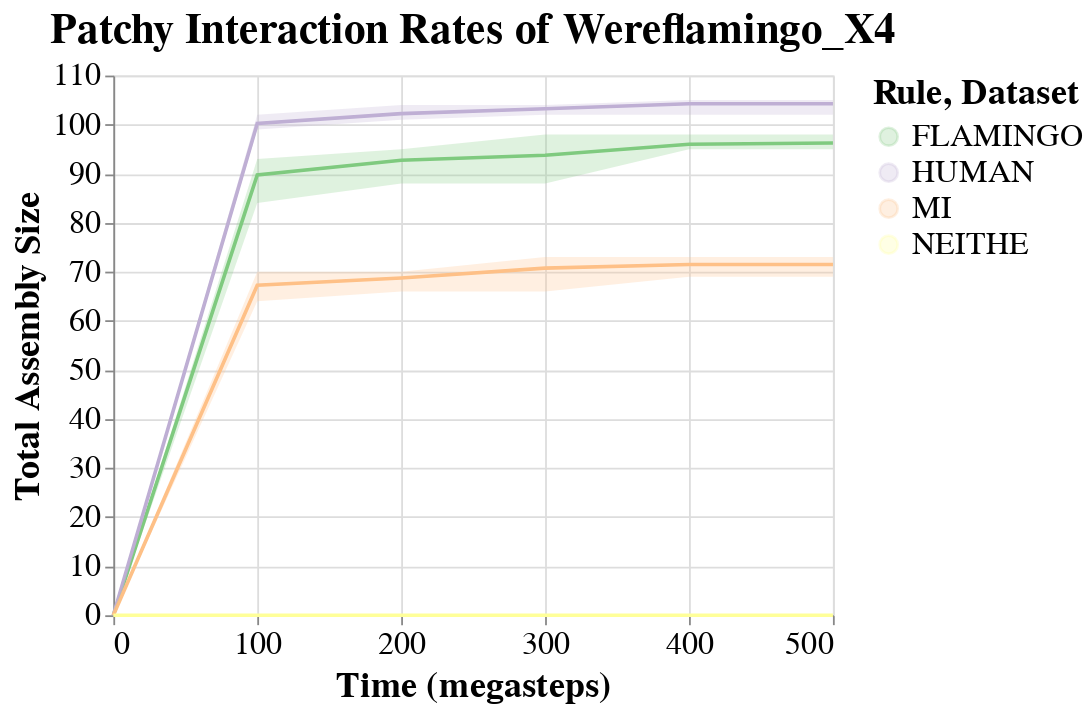

Notebook code for this chart:
### Code cell
chart = alt.Chart(df);
chart = chart.mark_line().encode(
    x=alt.X('time:Q', title="Time (megasteps)", axis=alt.Axis(tickCount=5)),
    y=alt.Y('total_size:Q', title="Total Assembly Size", scale=alt.Scale(domain=(0,ymax))),
    color=alt.Color('group:O', scale=alt.Scale(scheme="accent"), title="Rule")
    # strokeDash=alt.Stroke('temp', title="Temperature")
) + chart.mark_area(opacity=0.25).encode(
    x=alt.X("time:Q", axis=alt.Axis(tickCount=5)),
    y="size_min:Q",
    y2="size_max:Q",
    color=alt.Color('group:O', scale=alt.Scale(scheme="accent"), title="Dataset")
)
chart = chart.properties(title=f"Patchy Interaction Rates of {results_name}")
chart = chart.configure_axis(
    labelFontSize=18,
    titleFontSize=20
).configure_title(fontSize=24)
chart.configure_legend(
        labelFontSize=18,
    titleFontSize=20
)

### Figure 1 — Vega-Lite specification as saved in the notebook (floating-point values rounded to 4 significant figures)
{"config": {"view": {"continuousWidth": 400, "continuousHeight": 300}, "axis": {"labelFontSize": 18, "titleFontSize": 20}, "legend": {"labelFontSize": 18, "titleFontSize": 20}, "title": {"fontSize": 24}}, "layer": [{"mark": "line", "encoding": {"color": {"type": "ordinal", "field": "group", "scale": {"scheme": "accent"}, "title": "Rule"}, "x": {"type": "quantitative", "axis": {"tickCount": 5}, "field": "time", "title": "Time (megasteps)"}, "y": {"type": "quantitative", "field": "total_size", "scale": {"domain": [0, 110]}, "title": "Total Assembly Size"}}}, {"mark": {"type": "area", "opacity": 0.25}, "encoding": {"color": {"type": "ordinal", "field": "group", "scale": {"scheme": "accent"}, "title": "Dataset"}, "x": {"type": "quantitative", "axis": {"tickCount": 5}, "field": "time"}, "y": {"type": "quantitative", "field": "size_min"}, "y2": {"field": "size_max"}}}], "data": {"name": "data-977277d8592cbe98daa0c63d518ad975"}, "title": "Patchy Interaction Rates of Wereflamingo_X4", "$schema": "https://vega.github.io/schema/vega-lite/v4.8.1.json", "datasets": {"data-977277d8592cbe98daa0c63d518ad975": [{"group": "FLAMINGO", "time": 0.0, "index": 0.0, "timepoint": 0.0, "total_size": 0.0, "nt": 0.0, "temp": 0.01, "size_min": 0, "size_max": 0, "size_stdev": 0.0}, {"group": "FLAMINGO", "time": 100.0, "index": 1.0, "timepoint": 10.0, "total_size": 89.75, "nt": 0.0, "temp": 0.01, "size_min": 84, "size_max": 93, "size_stdev": 3.948}, {"group": "FLAMINGO", "time": 200.0, "index": 2.0, "timepoint": 20.0, "total_size": 92.75, "nt": 0.0, "temp": 0.01, "size_min": 88, "size_max": 95, "size_stdev": 3.202}, {"group": "FLAMINGO", "time": 300.0, "index": 3.0, "timepoint": 30.0, "total_size": 93.75, "nt": 0.0, "temp": 0.01, "size_min": 88, "size_max": 98, "size_stdev": 4.193}, {"group": "FLAMINGO", "time": 400.0, "index": 4.0, "timepoint": 40.0, "total_size": 96.0, "nt": 0.0, "temp": 0.01, "size_min": 95, "size_max": 98, "size_stdev": 1.414}, {"group": "FLAMINGO", "time": 500.0, "index": 5.0, "timepoint": 50.0, "total_size": 96.25, "nt": 0.0, "temp": 0.01, "size_min": 95, "size_max": 98, "size_stdev": 1.258}, {"group": "HUMAN", "time": 0.0, "index": 0.0, "timepoint": 0.0, "total_size": 0.0, "nt": 0.0, "temp": 0.01, "size_min": 0, "size_max": 0, "size_stdev": 0.0}, {"group": "HUMAN", "time": 100.0, "index": 1.0, "timepoint": 10.0, "total_size": 100.2, "nt": 0.0, "temp": 0.01, "size_min": 99, "size_max": 102, "size_stdev": 1.258}, {"group": "HUMAN", "time": 200.0, "index": 2.0, "timepoint": 20.0, "total_size": 102.2, "nt": 0.0, "temp": 0.01, "size_min": 101, "size_max": 104, "size_stdev": 1.258}, {"group": "HUMAN", "time": 300.0, "index": 3.0, "timepoint": 30.0, "total_size": 103.2, "nt": 0.0, "temp": 0.01, "size_min": 102, "size_max": 104, "size_stdev": 0.9574}, {"group": "HUMAN", "time": 400.0, "index": 4.0, "timepoint": 40.0, "total_size": 104.2, "nt": 0.0, "temp": 0.01, "size_min": 102, "size_max": 105, "size_stdev": 1.5}, {"group": "HUMAN", "time": 500.0, "index": 5.0, "timepoint": 50.0, "total_size": 104.2, "nt": 0.0, "temp": 0.01, "size_min": 102, "size_max": 105, "size_stdev": 1.5}, {"group": "MI", "time": 0.0, "index": 0.0, "timepoint": 0.0, "total_size": 0.0, "nt": 0.0, "temp": 0.01, "size_min": 0, "size_max": 0, "size_stdev": 0.0}, {"group": "MI", "time": 100.0, "index": 1.0, "timepoint": 10.0, "total_size": 67.25, "nt": 0.0, "temp": 0.01, "size_min": 64, "size_max": 70, "size_stdev": 2.754}, {"group": "MI", "time": 200.0, "index": 2.0, "timepoint": 20.0, "total_size": 68.75, "nt": 0.0, "temp": 0.01, "size_min": 66, "size_max": 70, "size_stdev": 1.893}, {"group": "MI", "time": 300.0, "index": 3.0, "timepoint": 30.0, "total_size": 70.75, "nt": 0.0, "temp": 0.01, "size_min": 66, "size_max": 73, "size_stdev": 3.202}, {"group": "MI", "time": 400.0, "index": 4.0, "timepoint": 40.0, "total_size": 71.5, "nt": 0.0, "temp": 0.01, "size_min": 69, "size_max": 73, "size_stdev": 1.732}, {"group": "MI", "time": 500.0, "index": 5.0, "timepoint": 50.0, "total_size": 71.5, "nt": 0.0, "temp": 0.01, "size_min": 69, "size_max": 73, "size_stdev": 1.732}, {"group": "NEITHE", "time": 0.0, "index": 0.0, "timepoint": 0.0, "total_size": 0.0, "nt": 0.0, "temp": 0.01, "size_min": 0, "size_max": 0, "size_stdev": 0.0}, {"group": "NEITHE", "time": 100.0, "index": 1.0, "timepoint": 10.0, "total_size": 0.0, "nt": 0.0, "temp": 0.01, "size_min": 0, "size_max": 0, "size_stdev": 0.0}, {"group": "NEITHE", "time": 200.0, "index": 2.0, "timepoint": 20.0, "total_size": 0.0, "nt": 0.0, "temp": 0.01, "size_min": 0, "size_max": 0, "size_stdev": 0.0}, {"group": "NEITHE", "time": 300.0, "index": 3.0, "timepoint": 30.0, "total_size": 0.0, "nt": 0.0, "temp": 0.01, "size_min": 0, "size_max": 0, "size_stdev": 0.0}, {"group": "NEITHE", "time": 400.0, "index": 4.0, "timepoint": 40.0, "total_size": 0.0, "nt": 0.0, "temp": 0.01, "size_min": 0, "size_max": 0, "size_stdev": 0.0}, {"group": "NEITHE", "time": 500.0, "index": 5.0, "timepoint": 50.0, "total_size": 0.0, "nt": 0.0, "temp": 0.01, "size_min": 0, "size_max": 0, "size_stdev": 0.0}]}}
